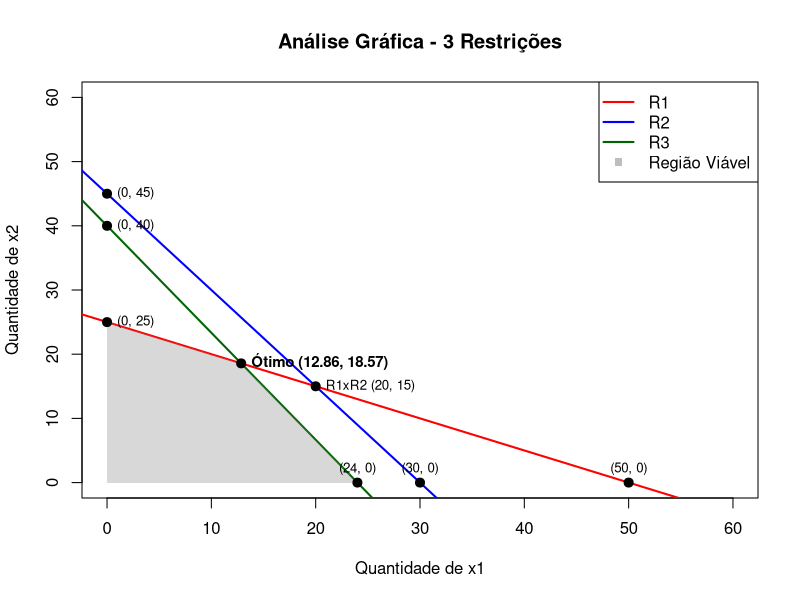
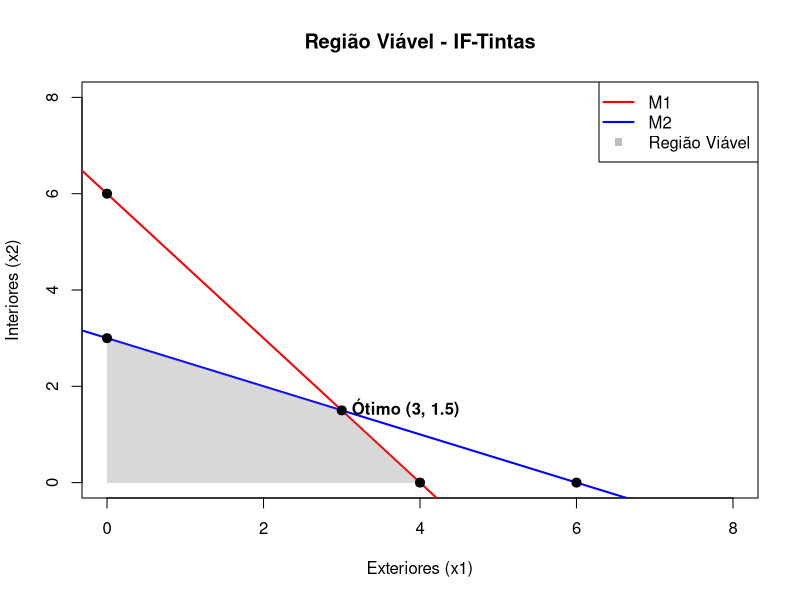

Source code (R) for these figures, in order:
## ---- chunk 1
# Configuração global dos blocos de código
knitr::opts_chunk$set(echo = TRUE, message = FALSE, warning = FALSE, fig.align = 'center')
## ---- chunk 2
# Função base em R puro para cálculo de solução ótima em PL de 2 variáveis
resolver_pl_simples <- function(c, A, b) {
  A_com_nao_neg <- rbind(A, c(-1, 0), c(0, -1))
  b_com_nao_neg <- c(b, 0, 0)
  num_restr <- nrow(A_com_nao_neg)
  pontos_viaveis <- list()
  
  for (i in 1:(num_restr - 1)) {
    for (j in (i + 1):num_restr) {
      sis_A <- rbind(A_com_nao_neg[i, ], A_com_nao_neg[j, ])
      sis_b <- c(b_com_nao_neg[i], b_com_nao_neg[j])
      
      if (det(sis_A) != 0) {
        ponto <- solve(sis_A, sis_b)
        viavel <- TRUE
        for (k in 1:num_restr) {
          if (sum(A_com_nao_neg[k, ] * ponto) > b_com_nao_neg[k] + 1e-8) {
            viavel <- FALSE
            break
          }
        }
        if (viavel) pontos_viaveis[[length(pontos_viaveis) + 1]] <- ponto
      }
    }
  }
  
  max_z <- -Inf
  melhor_ponto <- NULL
  for (p in pontos_viaveis) {
    z_atual <- sum(c * p)
    if (z_atual > max_z) {
      max_z <- z_atual
      melhor_ponto <- p
    }
  }
  return(list(ponto = melhor_ponto, maximo_z = max_z))
}
## ---- chunk 3
vetor_custos <- c(120, 150)
A_2restr <- matrix(c(2, 4, 3, 2), nrow = 2, byrow = TRUE)
b_2restr <- c(100, 90)

sol_a <- resolver_pl_simples(vetor_custos, A_2restr, b_2restr)
cat("Ótimo (2 restrições): x1 =", sol_a$ponto[1], ", x2 =", sol_a$ponto[2], "\n")
cat("Lucro Máximo (Z) =", sol_a$maximo_z, "\n")
## ---- chunk 4
A_3restr <- matrix(c(2, 4, 3, 2, 5, 3), nrow = 3, byrow = TRUE)
b_3restr <- c(100, 90, 120)

sol_b <- resolver_pl_simples(vetor_custos, A_3restr, b_3restr)
cat("Novo Ótimo (3 restrições): x1 =", round(sol_b$ponto[1], 2), 
    ", x2 =", round(sol_b$ponto[2], 2), "\n")
cat("Novo Lucro Máximo (Z) =", round(sol_b$maximo_z, 2), "\n")

# Gráfico Expandido com todas as intersecções
plot(0, 0, type = "n", xlim = c(0, 60), ylim = c(0, 60),
     xlab = "Quantidade de x1", ylab = "Quantidade de x2",
     main = "Análise Gráfica - 3 Restrições")

# Retas
abline(a = 25, b = -0.5, col = "red", lwd = 2) # R1
abline(a = 45, b = -1.5, col = "blue", lwd = 2) # R2
abline(a = 40, b = -(5/3), col = "darkgreen", lwd = 2) # R3

# Polígono da Região Viável
polygon(c(0, 24, 90/7, 0), c(0, 0, 130/7, 25), col = rgb(0.5, 0.5, 0.5, 0.3), border = NA)

# Pontos de intersecção no primeiro quadrante (com eixos e entre as retas)
pontos_x <- c(0, 24, 30, 50, 0, 0, 20, 90/7)
pontos_y <- c(25, 0, 0, 0, 40, 45, 15, 130/7)

points(pontos_x, pontos_y, col = "black", pch = 19, cex = 1.2)

# Rótulos dos pontos
text(0, 25, labels = "(0, 25)", pos = 4, cex = 0.8)
text(24, 0, labels = "(24, 0)", pos = 3, cex = 0.8)
text(30, 0, labels = "(30, 0)", pos = 3, cex = 0.8)
text(50, 0, labels = "(50, 0)", pos = 3, cex = 0.8)
text(0, 40, labels = "(0, 40)", pos = 4, cex = 0.8)
text(0, 45, labels = "(0, 45)", pos = 4, cex = 0.8)
text(20, 15, labels = "R1xR2 (20, 15)", pos = 4, cex = 0.8)
text(90/7, 130/7, labels = "Ótimo (12.86, 18.57)", pos = 4, font = 2, cex = 0.9)

legend("topright", legend = c("R1", "R2", "R3", "Região Viável"),
       col = c("red", "blue", "darkgreen", "gray"),
       lty = c(1, 1, 1, NA), pch = c(NA, NA, NA, 15), lwd = 2, bg = "white")
## ---- chunk 5
c_q2 <- c(5000, 4000)
A_q2 <- matrix(c(6, 4, 1, 2), nrow = 2, byrow = TRUE)

# Cenário Base
sol_base_q2 <- resolver_pl_simples(c_q2, A_q2, c(24, 6))

# Aumento de 1 ton em M1
sol_m1 <- resolver_pl_simples(c_q2, A_q2, c(25, 6))
pd_m1 <- sol_m1$maximo_z - sol_base_q2$maximo_z

# Aumento de 1 ton em M2
sol_m2 <- resolver_pl_simples(c_q2, A_q2, c(24, 7))
pd_m2 <- sol_m2$maximo_z - sol_base_q2$maximo_z

cat("Lucro Base: R$", sol_base_q2$maximo_z, "\n")
cat("Preço Dual da M1: R$", pd_m1, "\n")
cat("Preço Dual da M2: R$", pd_m2, "\n")
## ---- chunk 6
# Teste com Lucro = R$ 5500
sol_aumentada <- resolver_pl_simples(c(5500, 4000), A_q2, c(24, 6))

# Teste com Lucro = R$ 4500
sol_reduzida <- resolver_pl_simples(c(4500, 4000), A_q2, c(24, 6))

# Impressão com quebra de linha para não vazar a borda do PDF
cat("Com Lucro em R$ 5500 -> Ótimo: (", sol_aumentada$ponto[1], ",", 
    sol_aumentada$ponto[2], ") | Z = R$", sol_aumentada$maximo_z, "\n")

cat("Com Lucro em R$ 4500 -> Ótimo: (", sol_reduzida$ponto[1], ",", 
    sol_reduzida$ponto[2], ") | Z = R$", sol_reduzida$maximo_z, "\n")

# Gráfico representativo da IF-Tintas
plot(0, 0, type = "n", xlim = c(0, 8), ylim = c(0, 8),
     xlab = "Exteriores (x1)", ylab = "Interiores (x2)",
     main = "Região Viável - IF-Tintas")

abline(a = 6, b = -1.5, col = "red", lwd = 2) # M1
abline(a = 3, b = -0.5, col = "blue", lwd = 2) # M2

# Região Viável
polygon(c(0, 4, 3, 0), c(0, 0, 1.5, 3), 
        col = rgb(0.5, 0.5, 0.5, 0.3), border = NA)

points(c(0, 4, 6, 0, 3), c(3, 0, 0, 6, 1.5), 
       col = "black", pch = 19, cex = 1.2)
text(3, 1.5, labels = "Ótimo (3, 1.5)", pos = 4, font = 2)

legend("topright", legend = c("M1", "M2", "Região Viável"),
       col = c("red", "blue", "gray"), 
       lty = c(1, 1, NA), pch = c(NA, NA, 15), lwd = 2)
